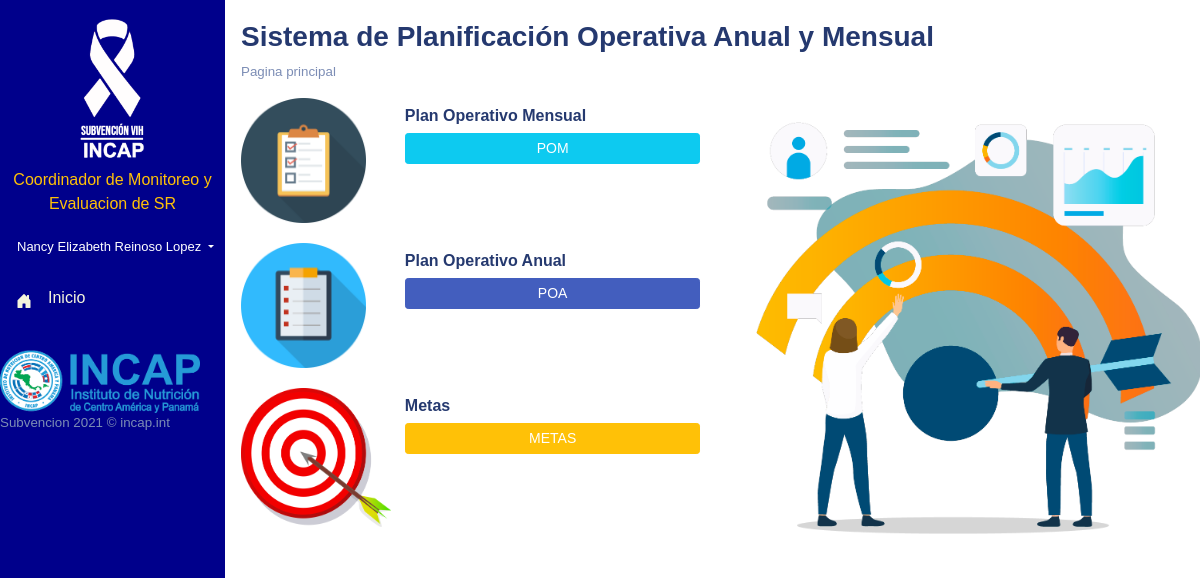
The page /vistas/cmesr/cmesr.php (signed in) on the database its author committed.
### tables this page shows
CREATE TABLE IF NOT EXISTS `persona` (
  `idPersona` INT NOT NULL,
  `codigo` VARCHAR(16) NULL,
  `nombre` VARCHAR(50) NULL,
  `apellido` VARCHAR(50) NULL,
  `telefono` VARCHAR(12) NULL,
  `correo` VARCHAR(45) NULL,
  PRIMARY KEY (`idPersona`));

CREATE TABLE IF NOT EXISTS `catalogo` (
  `codigo` VARCHAR(24) NOT NULL,
  `nombre` VARCHAR(100) NULL,
  `descripcion` TEXT NULL,
  `categoria` VARCHAR(32) NULL,
  PRIMARY KEY (`codigo`));

### vistas/cmesr/menu.php (the view, shortened to what this page needs)
<div id="sidebar" class="active">
    <div class="sidebar-wrapper">
        <div class="sidebar-header">
            <div class="text-center">
                <img src="../../assets/images/vihinvertido.png" alt="">
                <?php
                $consultaUsuario = "SELECT p.nombre, p.apellido,r.nombre as roles FROM usuario u
                        LEFT JOIN persona p ON p.idPersona = u.Persona_id
                        LEFT JOIN catalogo r ON r.codigo = u.rol
                        WHERE u.idUsuario = $ID";
                $resultadousuario = $enlace->query($consultaUsuario);
                while ($usuario = $resultadousuario->fetch_assoc()) {
                ?>
                    <p class="text-warning"><?php echo $usuario['roles']; ?></p>
                    <div class="dropdown">
                        <button class="btn btn-sm btn-outline-secundary dropdown-toggle" type="button" id="dropdownMenuButton1" data-bs-toggle="dropdown" aria-expanded="false" style="color:white; font-size: 13px;;">
                            <?php echo $usuario['nombre'] . ' ' . $usuario['apellido']; ?>
                        </button>
                    </div>
                <?php } ?>
            </div>
        </div>
        <div class="sidebar-menu">
            <ul class="menu">
                <li class="sidebar-item  ">
                    <a href="cmesr.php" class='sidebar-link'>
                        <i class="bi bi-house-door-fill"></i><span>Inicio</span>
                    </a>
                </li>
            </ul>
            <footer>
                <img src="../../assets/images/logo.png" width="200" alt="">
                <div class="footer clearfix text-muted">
                    <div class="float-start">
                        <p>Subvencion 2021 &copy; incap.int</p>
                    </div>
                </div>
            </footer>
        </div>
    </div>
</div>

### assets/css/app.css (style rules this page uses)
.dropdown-toggle:after { color:#fff }
#sidebar.active .sidebar-wrapper { left:0 }
.sidebar-wrapper { width:225px; height:100vh; position:fixed; top:0; z-index:10; overflow-y:auto; background-color:darkblue; bottom:0; transition:left .5s ease-out }
.sidebar-wrapper .sidebar-header { padding: 0.5rem; font-size:1rem; font-weight:400; }
.sidebar-wrapper .sidebar-header img { height: 10em; }
.sidebar-wrapper .menu { margin-top: inherit; padding: inherit; font-weight: 400; }
.sidebar-wrapper .menu .sidebar-link { display:block; padding:.5rem 1rem; font-size:1rem; display:flex; align-items:center; border-radius:.5rem; transition:all .5s; text-decoration:none; color:beige }
.sidebar-wrapper .menu .sidebar-link i, .sidebar-wrapper .menu .sidebar-link svg { color:beige }
.sidebar-wrapper .menu .sidebar-link span { margin-left:1rem }
.sidebar-wrapper .menu .sidebar-item { list-style:none; margin-top:.5rem; position:relative }
.bi { width:1rem; height:1rem }
a { text-decoration:none }

### vistas/cmesr/cmesr.php (style rules this page uses)
body { font-family: 'Nunito', sans-serif; font-size: smaller; }

### rows shown on the page
persona: catalogo.nombre "Coordinador de Monitoreo y Evaluacion de SR", nombre "Nancy Elizabeth", apellido "Reinoso Lopez"
